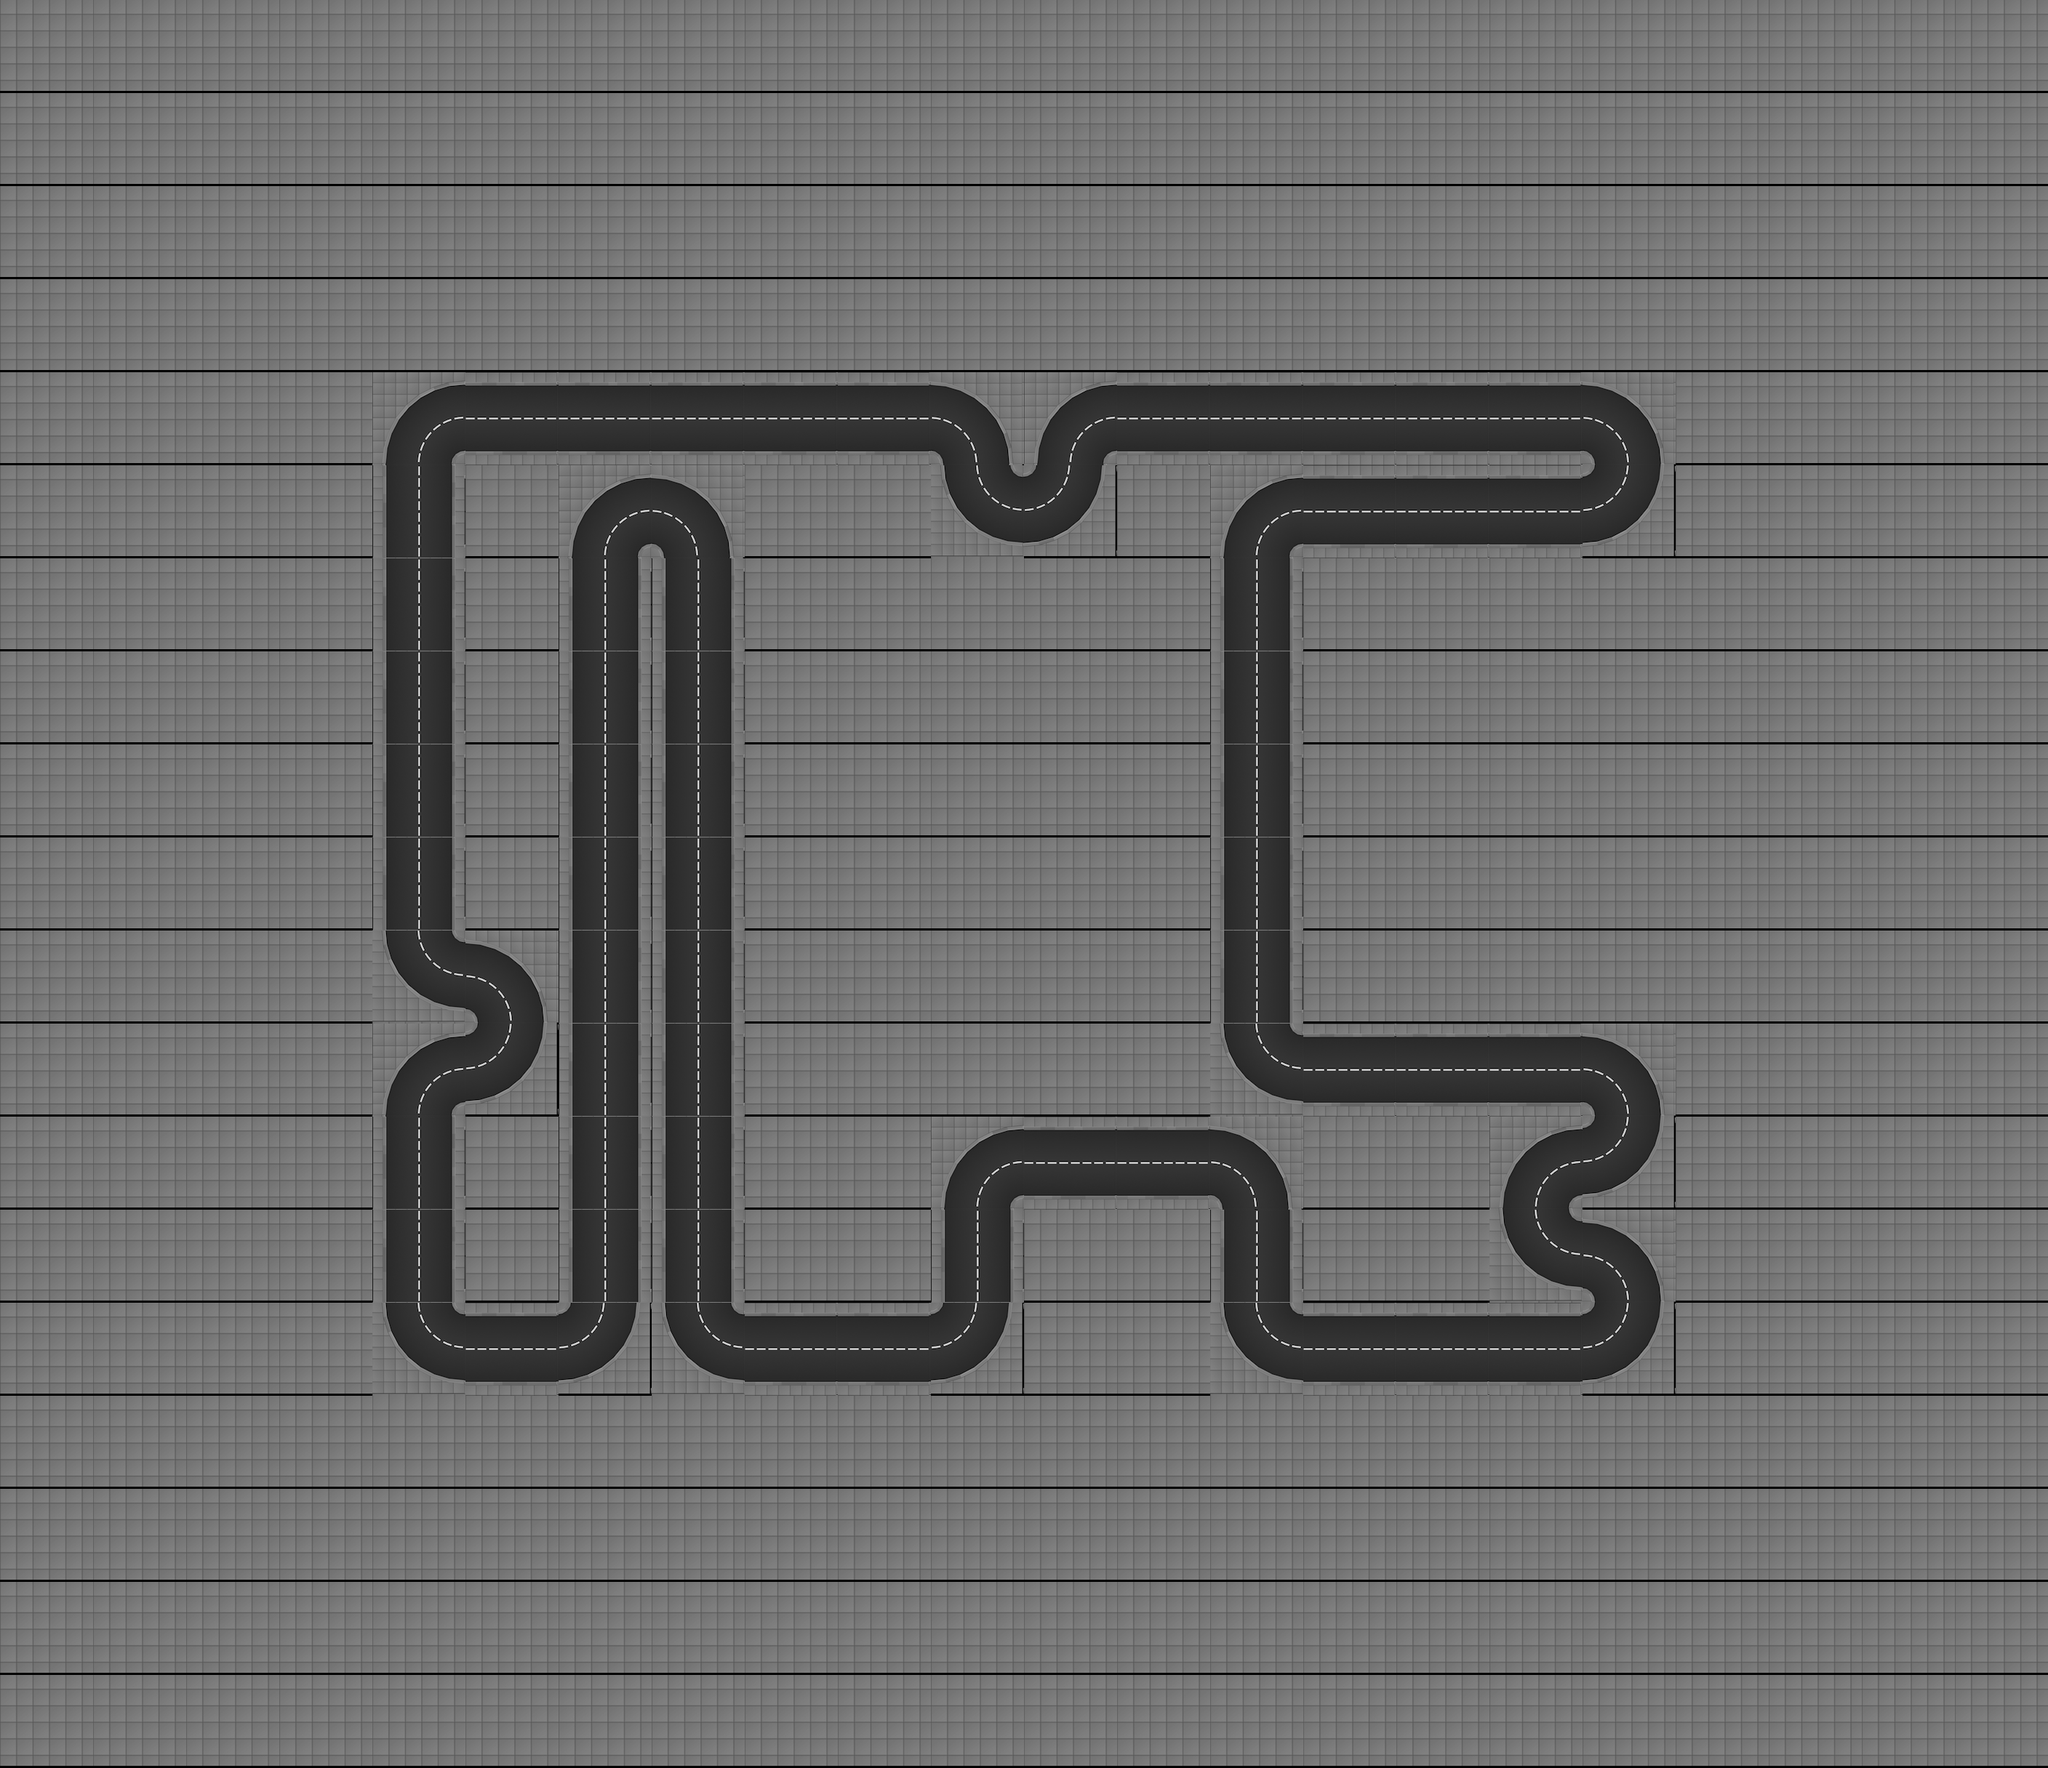

The image is a tile-based game level rendered from a .tmx file. Its description and source (layers, tilesets, objects; grid data summarised) follow:
An orthogonal 22x19 tile map with 128x128 px tiles, 1 tile layer (track) and 230 objects.

<map version="1.2" tiledversion="1.2.2" orientation="orthogonal" renderorder="right-down" width="22" height="19" tilewidth="128" tileheight="128" infinite="0" nextlayerid="1" nextobjectid="1">
 <tileset firstgid="1" source="../gbResources/track_01_tileset.tsx" />
 <layer id="1" name="track" width="22" height="19">
  <data>[418 cells, 418 non-empty, 7 distinct tile ids]</data>
 </layer>
 <objectgroup id="1" name="walls">
  <object id="1" x="512" y="640">
   <polyline points="16,0 32,-64 64,-96 128,-112" />
  </object>
  <object id="2" x="512" y="640">
   <polyline points="112,0 114,-8 120,-14 128,-16" />
  </object>
  <object id="3" x="512" y="704">
   <polyline points="16,-64 16,64" />
  </object>
  <object id="4" x="512" y="704">
   <polyline points="112,-64 112,64" />
  </object>
  <object id="5" x="512" y="832">
   <polyline points="16,-64 16,64" />
  </object>
  <object id="6" x="512" y="832">
   <polyline points="112,-64 112,64" />
  </object>
  <object id="7" x="512" y="960">
   <polyline points="16,-64 16,64" />
  </object>
  <object id="8" x="512" y="960">
   <polyline points="112,-64 112,64" />
  </object>
  <object id="9" x="512" y="1088">
   <polyline points="16,-64 16,64" />
  </object>
  <object id="10" x="512" y="1088">
   <polyline points="112,-64 112,64" />
  </object>
  <object id="11" x="512" y="1216">
   <polyline points="16,-64 16,64" />
  </object>
  <object id="12" x="512" y="1216">
   <polyline points="112,-64 112,64" />
  </object>
  <object id="13" x="512" y="1408">
   <polyline points="16,-128 32,-64 64,-32 128,-16" />
  </object>
  <object id="14" x="512" y="1408">
   <polyline points="112,-128 114,-120 120,-114 128,-112" />
  </object>
  <object id="15" x="512" y="1536">
   <polyline points="16,0 32,-64 64,-96 128,-112" />
  </object>
  <object id="16" x="512" y="1536">
   <polyline points="112,0 114,-8 120,-14 128,-16" />
  </object>
  <object id="17" x="512" y="1600">
   <polyline points="16,-64 16,64" />
  </object>
  <object id="18" x="512" y="1600">
   <polyline points="112,-64 112,64" />
  </object>
  <object id="19" x="512" y="1728">
   <polyline points="16,-64 16,64" />
  </object>
  <object id="20" x="512" y="1728">
   <polyline points="112,-64 112,64" />
  </object>
  <object id="21" x="512" y="1920">
   <polyline points="16,-128 32,-64 64,-32 128,-16" />
  </object>
  <object id="22" x="512" y="1920">
   <polyline points="112,-128 114,-120 120,-114 128,-112" />
  </object>
  <object id="23" x="640" y="592">
   <polyline points="0,-64 128,-64" />
  </object>
  <object id="24" x="640" y="560">
   <polyline points="0,64 128,64" />
  </object>
  <object id="25" x="640" y="1408">
   <polyline points="0,-112 64,-96 96,-64 112,0" />
  </object>
  <object id="26" x="640" y="1408">
   <polyline points="0,-16 8,-14 14,-8 16,0" />
  </object>
  <object id="27" x="640" y="1536">
   <polyline points="112,-128 96,-64 64,-32 0,-16" />
  </object>
  <object id="28" x="640" y="1536">
   <polyline points="16,-128 14,-120 8,-114 0,-112" />
  </object>
  <object id="29" x="640" y="1872">
   <polyline points="0,-64 128,-64" />
  </object>
  <object id="30" x="640" y="1840">
   <polyline points="0,64 128,64" />
  </object>
  <object id="31" x="768" y="592">
   <polyline points="0,-64 128,-64" />
  </object>
  <object id="32" x="768" y="560">
   <polyline points="0,64 128,64" />
  </object>
  <object id="33" x="768" y="768">
   <polyline points="16,0 32,-64 64,-96 128,-112" />
  </object>
  <object id="34" x="768" y="768">
   <polyline points="112,0 114,-8 120,-14 128,-16" />
  </object>
  <object id="35" x="768" y="832">
   <polyline points="16,-64 16,64" />
  </object>
  <object id="36" x="768" y="832">
   <polyline points="112,-64 112,64" />
  </object>
  <object id="37" x="768" y="960">
   <polyline points="16,-64 16,64" />
  </object>
  <object id="38" x="768" y="960">
   <polyline points="112,-64 112,64" />
  </object>
  <object id="39" x="768" y="1088">
   <polyline points="16,-64 16,64" />
  </object>
  <object id="40" x="768" y="1088">
   <polyline points="112,-64 112,64" />
  </object>
  <object id="41" x="768" y="1216">
   <polyline points="16,-64 16,64" />
  </object>
  <object id="42" x="768" y="1216">
   <polyline points="112,-64 112,64" />
  </object>
  <object id="43" x="768" y="1344">
   <polyline points="16,-64 16,64" />
  </object>
  <object id="44" x="768" y="1344">
   <polyline points="112,-64 112,64" />
  </object>
  <object id="45" x="768" y="1472">
   <polyline points="16,-64 16,64" />
  </object>
  <object id="46" x="768" y="1472">
   <polyline points="112,-64 112,64" />
  </object>
  <object id="47" x="768" y="1600">
   <polyline points="16,-64 16,64" />
  </object>
  <object id="48" x="768" y="1600">
   <polyline points="112,-64 112,64" />
  </object>
  <object id="49" x="768" y="1728">
   <polyline points="16,-64 16,64" />
  </object>
  <object id="50" x="768" y="1728">
   <polyline points="112,-64 112,64" />
  </object>
  <object id="51" x="768" y="1920">
   <polyline points="112,-128 96,-64 64,-32 0,-16" />
  </object>
  <object id="52" x="768" y="1920">
   <polyline points="16,-128 14,-120 8,-114 0,-112" />
  </object>
  <object id="53" x="896" y="592">
   <polyline points="0,-64 128,-64" />
  </object>
  <object id="54" x="896" y="560">
   <polyline points="0,64 128,64" />
  </object>
  <object id="55" x="896" y="768">
   <polyline points="0,-112 64,-96 96,-64 112,0" />
  </object>
  <object id="56" x="896" y="768">
   <polyline points="0,-16 8,-14 14,-8 16,0" />
  </object>
  <object id="57" x="896" y="832">
   <polyline points="16,-64 16,64" />
  </object>
  <object id="58" x="896" y="832">
   <polyline points="112,-64 112,64" />
  </object>
  <object id="59" x="896" y="960">
   <polyline points="16,-64 16,64" />
  </object>
  <object id="60" x="896" y="960">
   <polyline points="112,-64 112,64" />
  </object>
  <object id="61" x="896" y="1088">
   <polyline points="16,-64 16,64" />
  </object>
  <object id="62" x="896" y="1088">
   <polyline points="112,-64 112,64" />
  </object>
  <object id="63" x="896" y="1216">
   <polyline points="16,-64 16,64" />
  </object>
  <object id="64" x="896" y="1216">
   <polyline points="112,-64 112,64" />
  </object>
  <object id="65" x="896" y="1344">
   <polyline points="16,-64 16,64" />
  </object>
  <object id="66" x="896" y="1344">
   <polyline points="112,-64 112,64" />
  </object>
  <object id="67" x="896" y="1472">
   <polyline points="16,-64 16,64" />
  </object>
  <object id="68" x="896" y="1472">
   <polyline points="112,-64 112,64" />
  </object>
  <object id="69" x="896" y="1600">
   <polyline points="16,-64 16,64" />
  </object>
  <object id="70" x="896" y="1600">
   <polyline points="112,-64 112,64" />
  </object>
  <object id="71" x="896" y="1728">
   <polyline points="16,-64 16,64" />
  </object>
  <object id="72" x="896" y="1728">
   <polyline points="112,-64 112,64" />
  </object>
  <object id="73" x="896" y="1920">
   <polyline points="16,-128 32,-64 64,-32 128,-16" />
  </object>
  <object id="74" x="896" y="1920">
   <polyline points="112,-128 114,-120 120,-114 128,-112" />
  </object>
  <object id="75" x="1024" y="592">
   <polyline points="0,-64 128,-64" />
  </object>
  <object id="76" x="1024" y="560">
   <polyline points="0,64 128,64" />
  </object>
  <object id="77" x="1024" y="1872">
   <polyline points="0,-64 128,-64" />
  </object>
  <object id="78" x="1024" y="1840">
   <polyline points="0,64 128,64" />
  </object>
  <object id="79" x="1152" y="592">
   <polyline points="0,-64 128,-64" />
  </object>
  <object id="80" x="1152" y="560">
   <polyline points="0,64 128,64" />
  </object>
  </objectgroup>
 <objectgroup id="2" name="route">
  <!-- 1 objects omitted --></objectgroup>
 <objectgroup id="3" name="lights">
  <!-- 54 objects omitted --></objectgroup>
 <objectgroup id="4" name="buildings">
  <!-- 11 objects omitted --></objectgroup>
</map>
<!-- 150 of 230 objects omitted -->
